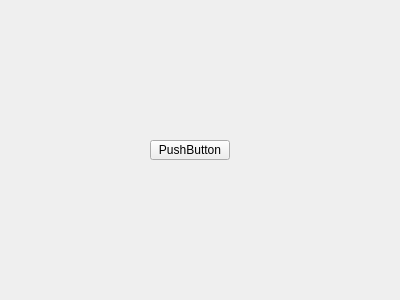
<?xml version="1.0" encoding="UTF-8"?>
<ui version="4.0">
 <class>Widget</class>
 <widget class="QWidget" name="Widget">
  <property name="geometry">
   <rect>
    <x>0</x>
    <y>0</y>
    <width>400</width>
    <height>300</height>
   </rect>
  </property>
  <property name="windowTitle">
   <string>Widget</string>
  </property>
  <widget class="QPushButton" name="pushButton">
   <property name="geometry">
    <rect>
     <x>150</x>
     <y>140</y>
     <width>80</width>
     <height>20</height>
    </rect>
   </property>
   <property name="text">
    <string>PushButton</string>
   </property>
  </widget>
 </widget>
 <layoutdefault spacing="6" margin="11"/>
 <resources/>
 <connections/>
</ui>
